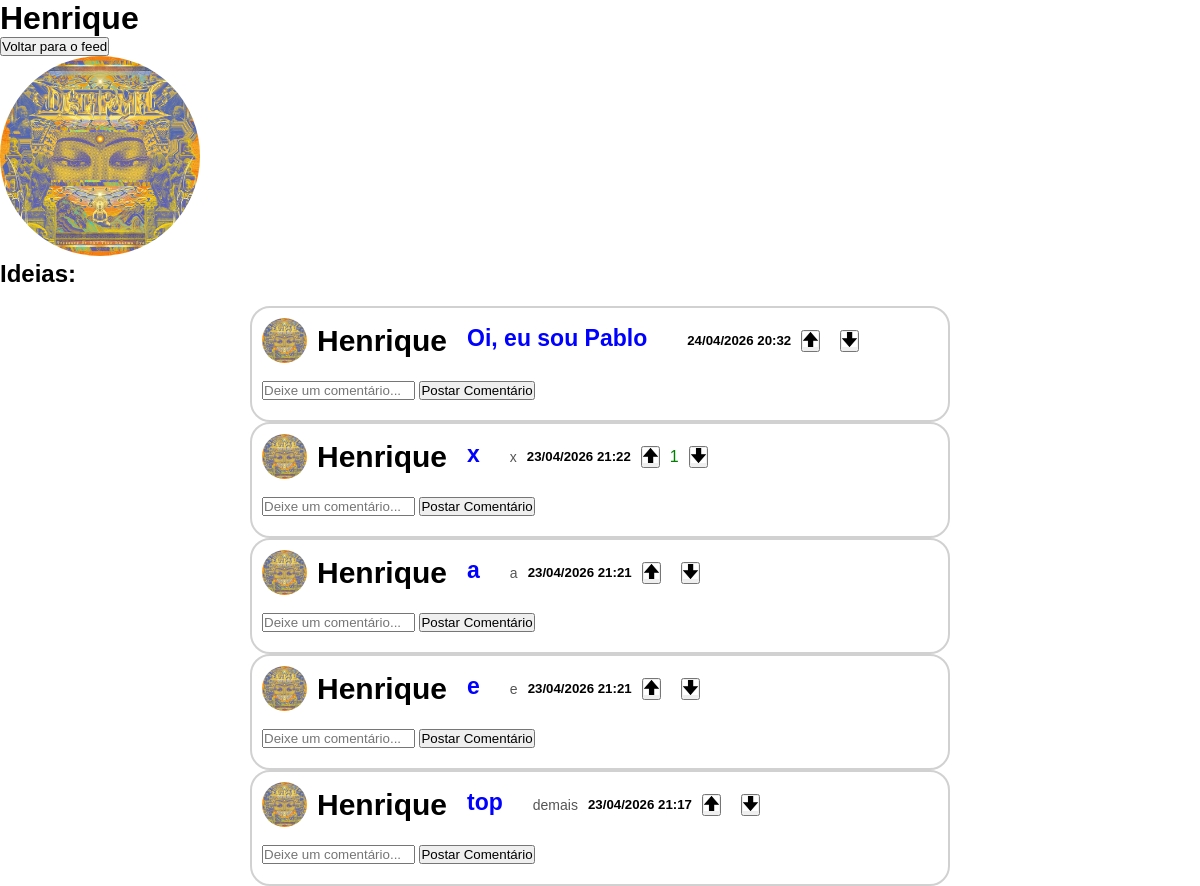
The page /perfil.php?id=2 on the database its author committed.
### tables this page shows
CREATE TABLE `usuarios` (
  `id` int(11) NOT NULL,
  `nome` varchar(100) NOT NULL,
  `email` varchar(200) NOT NULL,
  `senha` varchar(200) NOT NULL,
  `data_criacao` datetime DEFAULT current_timestamp(),
  `foto_perfil` varchar(255) DEFAULT NULL,
  `seguidores` int(11) DEFAULT 0
);

CREATE TABLE `postagens` (
  `id` int(11) NOT NULL,
  `titulo` varchar(200) NOT NULL,
  `descricao` text NOT NULL,
  `id_usuario` int(11) NOT NULL,
  `data` datetime DEFAULT current_timestamp(),
  `editado` int(100) DEFAULT NULL,
  `upvotes` int(100) DEFAULT NULL,
  `downvotes` int(100) DEFAULT NULL
);

### perfil.php (the view, shortened to what this page needs)
<?php
include "config.php";
if (isset($_GET['id'])) {
    $id = $_GET['id'];
} else {
    $id = $_SESSION['id'];
}
$sql = "SELECT * FROM usuarios WHERE id = $id";
$result = mysqli_query($conexao, $sql);
$usuario = mysqli_fetch_assoc($result);
$posts = $conexao->query("
    SELECT p.*, u.nome, u.foto_perfil
    FROM postagens p
    JOIN usuarios u ON p.id_usuario = u.id
    ORDER BY p.data DESC
");
?>
<!DOCTYPE html>
<html lang="en">
<head>
    <link rel="stylesheet" href="perfil.css">
</head>
<body>
    <h1><?= $usuario['nome'] ?></h1>
    <button onclick="location.href='sistema.php'">Voltar para o feed</button>
        <?php
        if (!empty($usuario['foto_perfil']) && file_exists($usuario['foto_perfil'])) {
            echo "<img class='pfpimg' src='".$usuario['foto_perfil']."' width='100'>";
        }
        ?>
    <h2>Ideias:</h2><br>
    <?php foreach ($posts as $p): ?>
        <?php
            if ($p['id_usuario'] == $id): ?>
            <div class="posts">
                <div class="userinfo">
                    <img src='<?= $p['foto_perfil'] ?>' class='pfpimgPost'>
                    <span class='card-user'><?= $p['nome'] ?></span>
                    <h2 class='card-title'><?= $p['titulo'] ?></h2>
                    <p class='card-text'><?= $p['descricao'] ?></p>
                    <h5 class='card-date'><?= date("d/m/Y H:i", strtotime($p['data'])) ?></h5>
                    <button onclick="votar(<?= $p['id'] ?>, 1)"><img width="15px" id="arrowup" src="imgs\arrow.webp"></button>
                        <span>
                            <span id="upvotes-<?= $p['id'] ?>"><?= $p['upvotes'] ?></span>
                        </span>
                        <button onclick="votar(<?= $p['id'] ?>, -1)"><img width="15px" id="arrowdown" src="imgs\arrowd.jpg"></button>
                </div>
                <br>
                <input id="comentario-<?= $p['id'] ?>" placeholder="Deixe um comentário...">
                <button onclick="postarComentario(<?= $p['id'] ?>)">Postar Comentário</button>
                <br>
            </div>
        <?php endif; ?>
    <?php endforeach; ?>
</body>
</html>

### perfil.css (style rules this page uses)
.pfpimg { border-radius: 50%; width: 200px; height: 200px; object-fit: cover; }
.pfpimgPost { border-radius: 50%; width: 45px; height: 45px; object-fit: cover; }
[id^="comentario-"] { scroll-margin-top: 90px; }
body { background-color:#f6f7f8 }
.posts { margin-left: 100px; margin-left:100px ; border: 2px solid #d1d1d1; border-radius: 20px; padding: 10px; max-width: 700px; width: 100%; margin: 0 auto; }
span[id^="upvotes-"] { color: green; }
.card-title { font-size: 18px; font-weight: bold; color: blue; margin-bottom: 10px; margin-left: 10px; margin-top: 5px; font-size: 23px; }
.card-text { font-size: 14px; color: #555; margin-left: 20px; }
* { margin: 0; padding: 0; box-sizing: border-box; font-family: Arial, sans-serif; }
h1 { font-family: 'Gill Sans', 'Gill Sans MT', Calibri, 'Trebuchet MS', sans-serif; }
h5 { font-family: 'Gill Sans', 'Gill Sans MT', Calibri, 'Trebuchet MS', sans-serif; }
p { font-family: 'Gill Sans', 'Gill Sans MT', Calibri, 'Trebuchet MS', sans-serif; }
input { font-family: 'Gill Sans', 'Gill Sans MT', Calibri, 'Trebuchet MS', sans-serif; }
.userinfo { display: flex; align-items: center; gap: 10px; }
.card-user { font-family: 'Gill Sans', 'Gill Sans MT', Calibri, 'Trebuchet MS', sans-serif; font-size: 30px; font-weight: bold; }
button { font-family: 'Gill Sans', 'Gill Sans MT', Calibri, 'Trebuchet MS', sans-serif; }
body { background-color: #ffffff !important; }
.sidebar, .feed, .layout, .posts, .card-body { background-color: transparent; }

### rows shown on the page
usuarios: nome "Henrique", foto_perfil (picture)
postagens: id_usuario.foto_perfil (picture), id_usuario.nome "Henrique", titulo "Oi, eu sou Pablo", data "24/04/2026 20:32"
postagens: id_usuario.foto_perfil (picture), id_usuario.nome "Henrique", titulo "x", descricao "x", data "23/04/2026 21:22", upvotes "1"
postagens: id_usuario.foto_perfil (picture), id_usuario.nome "Henrique", titulo "a", descricao "a", data "23/04/2026 21:21"
postagens: id_usuario.foto_perfil (picture), id_usuario.nome "Henrique", titulo "e", descricao "e", data "23/04/2026 21:21"
postagens: id_usuario.foto_perfil (picture), id_usuario.nome "Henrique", titulo "top", descricao "demais", data "23/04/2026 21:17"
